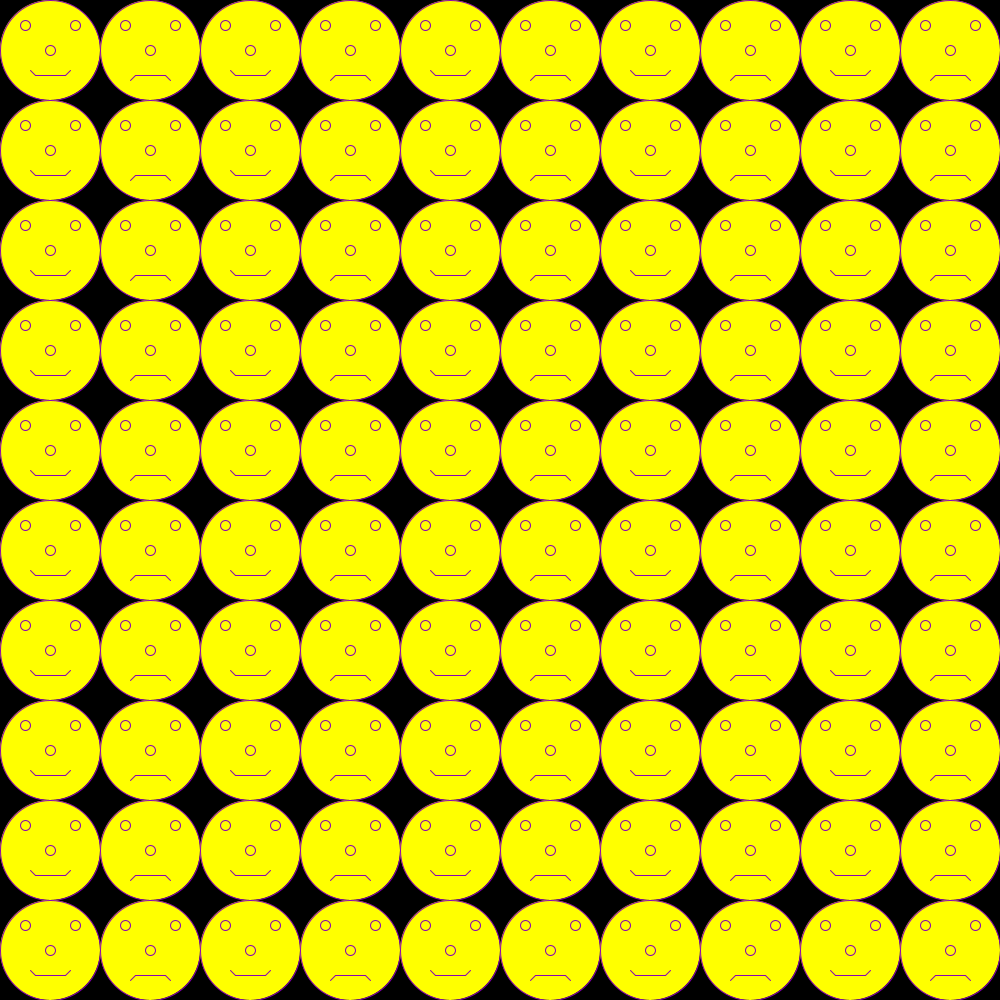
Frame 1 (no input)
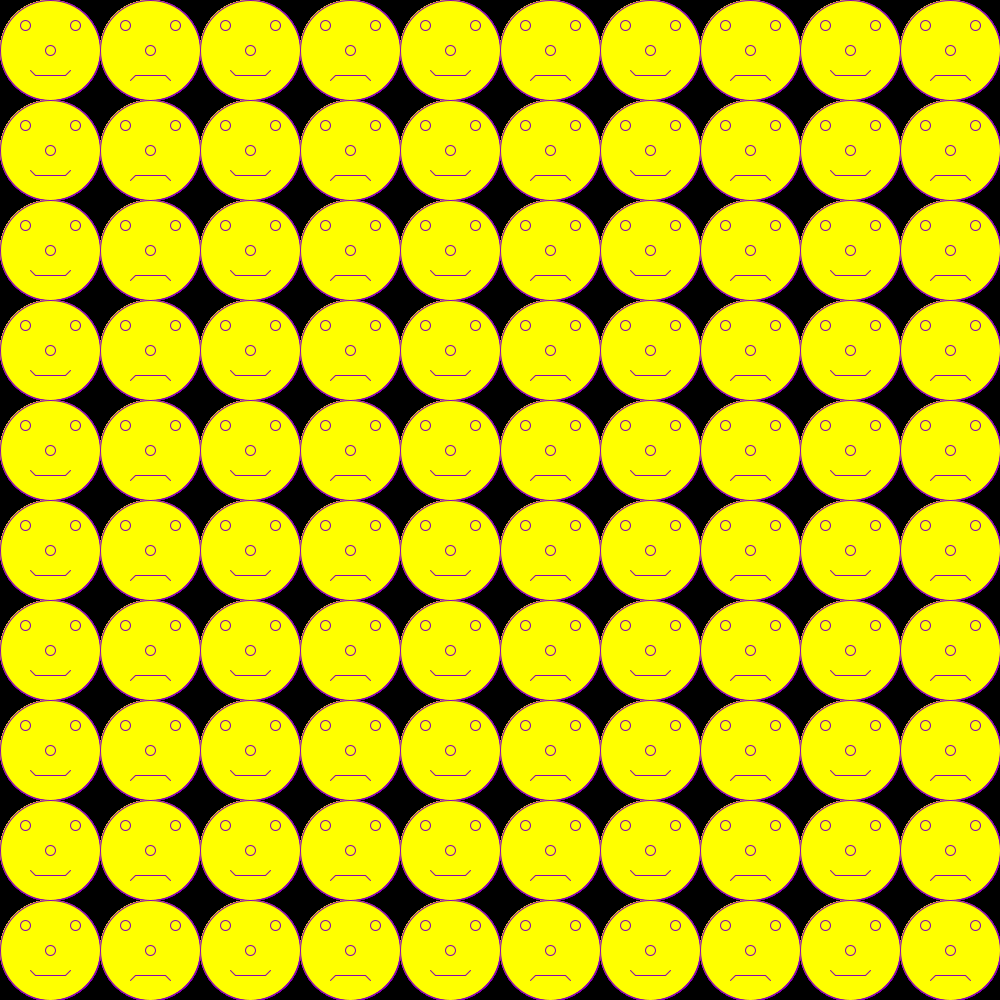
Frame 60 (the mouse pressed at the canvas centre just before this capture)
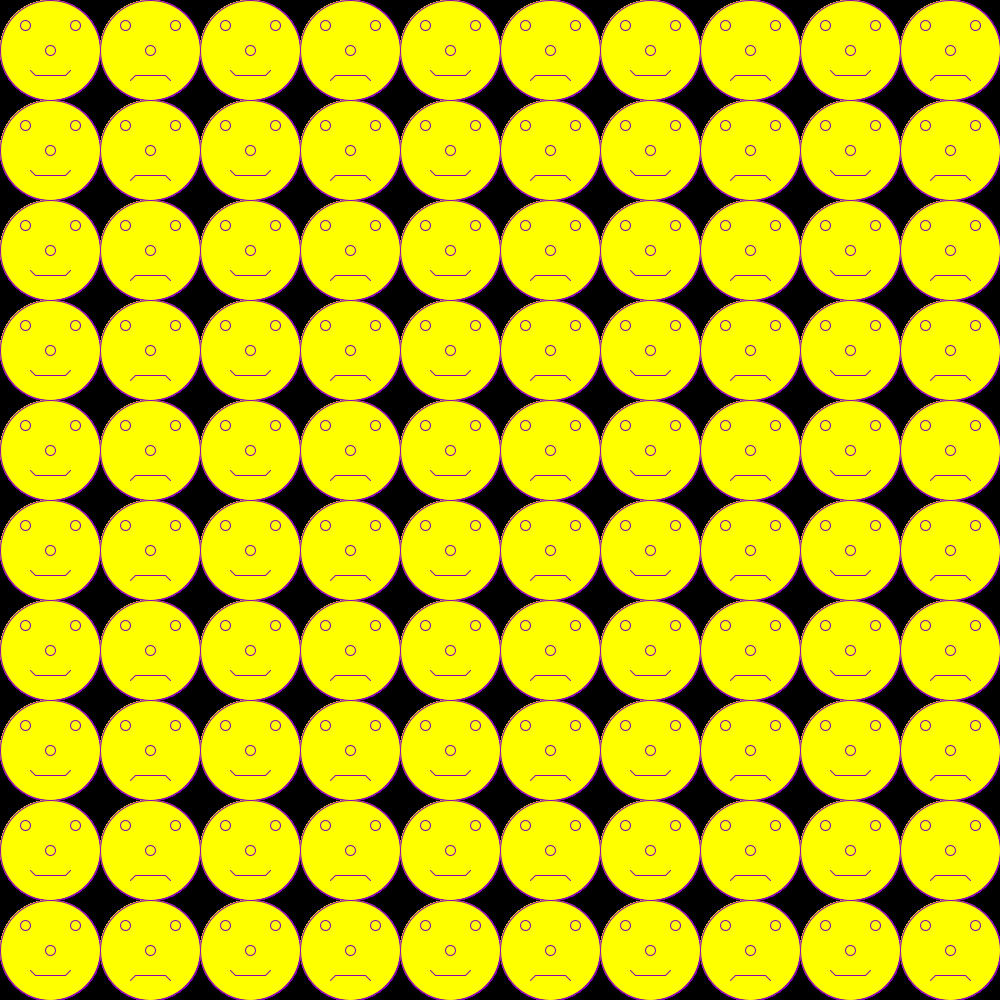
Frame 120 (the mouse held since frame 60 and released just before this capture)

The Processing sketch that drew these frames (run headless with seeded random() and noise(); from frame 60 on, the mouse is pressed at the canvas centre):

// Processing sketch: smilysad
// ── smilysad.pde
void setup()
{
  size(1000, 1000);
  background(0);
  fill(255, 255, 0);
  stroke(138, 3, 179);
}

void draw()
{
  int facex;
  int facey = 50;
  int lex;
  int ley = 25;
  int rex;
  int rey = 25;
  int nosex;
  int nosey = 50;
  int mouthx;
  int mouthy = 70;


  for (int i = 0; i < 10; i++)
  {
    //at start of each outer loop the x coordinates are reset to the left margin
    facex = 50;
    lex = 25;
    rex = 75;
    nosex = 50;
    mouthx = 30;

    //inner loop controls each row of faces
    for (int j = 0; j < 10; j++)
    {
      //draw the face outline
      ellipse(facex, facey, 100, 100);

      //draw the left eye
      ellipse(lex, ley, 10, 10);

      //draw the right eye
      ellipse(rex, rey, 10, 10);

      //draw the node
      ellipse(nosex, nosey, 10, 10);

      //draw the mouth
      //if j is even smile
      if (j % 2 == 0)
      {
        //three separate lines
        line(mouthx, mouthy, mouthx + 5, mouthy + 5);
        line(mouthx + 5, mouthy + 5, mouthx + 35, mouthy + 5);
        line(mouthx + 35, mouthy + 5, mouthx + 40, mouthy);
      }
      //else be sad
      else
      {
        line(mouthx, mouthy + 10, mouthx + 5, mouthy + 5);
        line(mouthx + 5, mouthy + 5, mouthx + 35, mouthy + 5);
        line(mouthx + 35, mouthy + 5, mouthx + 40, mouthy + 10);
      }

      //move the x coordinates one whole face width (100) to the right
      facex += 100;
      lex += 100;
      rex += 100;
      nosex += 100;
      mouthx += 100;
    }//end inner for

    //move the y coordinates one whole face height (100) below
    facey += 100;
    ley += 100;
    rey += 100;
    nosey += 100;
    mouthy += 100;
  }//end outer for
}//end draw() meth
